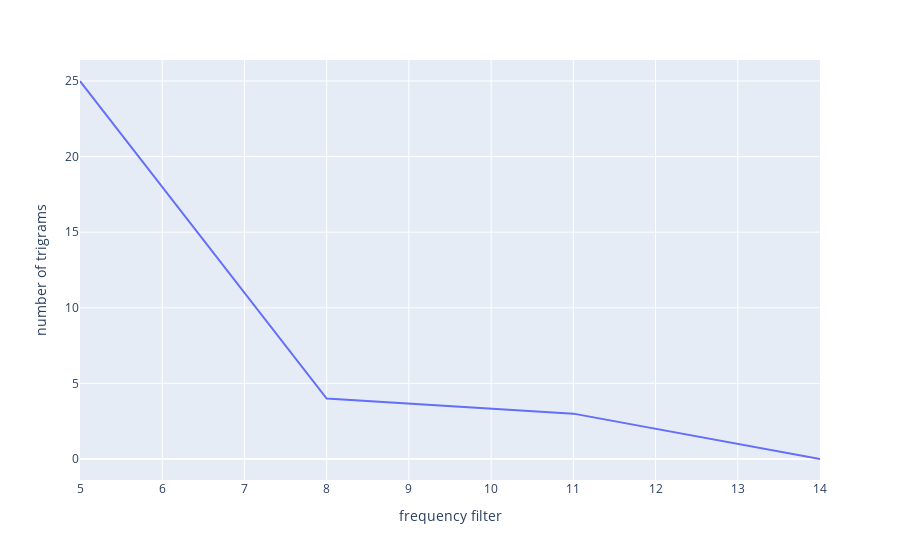

Notebook source saved alongside this figure:
### Code cell
fig = px.line(x=test_range, y=n_trigrams)
fig.update_layout(xaxis_title="frequency filter",
                  yaxis_title="number of trigrams")
fig.show()

### Figure 1 — Plotly figure (JSON) as saved in the notebook; plotly's stock layout.template omitted (floating-point values rounded to 4 significant figures)
{"data": [{"hovertemplate": "x=%{x}<br>y=%{y}<extra></extra>", "legendgroup": "", "line": {"color": "#636efa", "dash": "solid"}, "marker": {"symbol": "circle"}, "mode": "lines", "name": "", "orientation": "v", "showlegend": false, "type": "scatter", "x": [5, 8, 11, 14], "xaxis": "x", "y": [25, 4, 3, 0], "yaxis": "y"}], "layout": {"legend": {"tracegroupgap": 0}, "margin": {"t": 60}, "xaxis": {"anchor": "y", "domain": [0, 1], "title": {"text": "frequency filter"}}, "yaxis": {"anchor": "x", "domain": [0, 1], "title": {"text": "number of trigrams"}}}}
